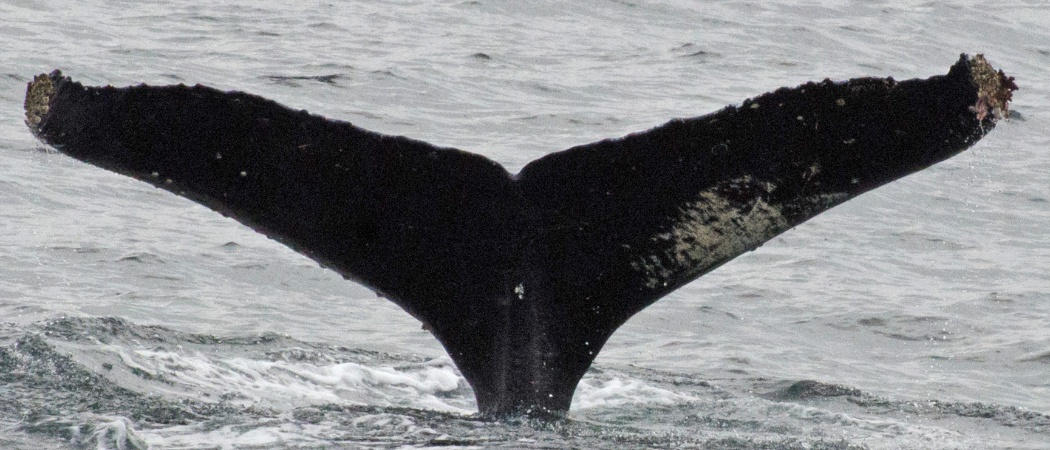
#> input picture 04_global_features/homework/whale_tail/test_image_00.jpg, 1050 x 450 px; its folder holds 4 pictures in this run
$ jupyter execute --allow-errors homework_4.ipynb
#> lines starting #> are read from the running program, lines starting #| are printed output that depends on the picture; after the words box and inside, x2 and y2 are one past the last pixel; in counts of white or black regions, pixels touching at a corner belong together
# Homework 4

[cell 1]
import cv2
import skimage
import numpy as np
import matplotlib.pyplot as plt

# Задача №1 - Хвост кита

Не так давно на kaggle было соревнование по классификации горбатых китов по снимках их хвостов. Одним из приемов для улучшения работы нейронной сети было выделение маски хвоста. Затем по этой маске вырезался хвост на исходном изображенииа, нормировался, отображался на черный фон и подавался нейронной сети на вход.

Ваша задача - написать программу, которая совершут предобработку картинки, писанную выше. Т.е. найти маску хвоста, по маске вырезать из исходного изображения хвост, нормировать изображение хвоста так, чтобы оно всегда имело один заданный размер равномерно занимало место, то есть если хвост был повернут, его нужно выпрямить.

Изображения хвостов находятся в приложении к этому занятию.

<table><tr>
    <td>  </td>
    <td>  </td>
    <td>  </td>
</tr></table>

[cell 2]
path = "whale_tail/test_image_"
whale_tails = []
for i in range(13):
    img = cv2.imread(path+str(i).zfill(2)+".jpg")
#> img is the input picture: shape (450, 1050, 3); mean B, G, R 136.4, 133.8, 132.3
    if img is None:
        continue
    img = cv2.cvtColor(img, cv2.COLOR_BGR2GRAY)
#> img: shape (450, 1050)
#> pass 3 of the loop `for i in range(13):`:
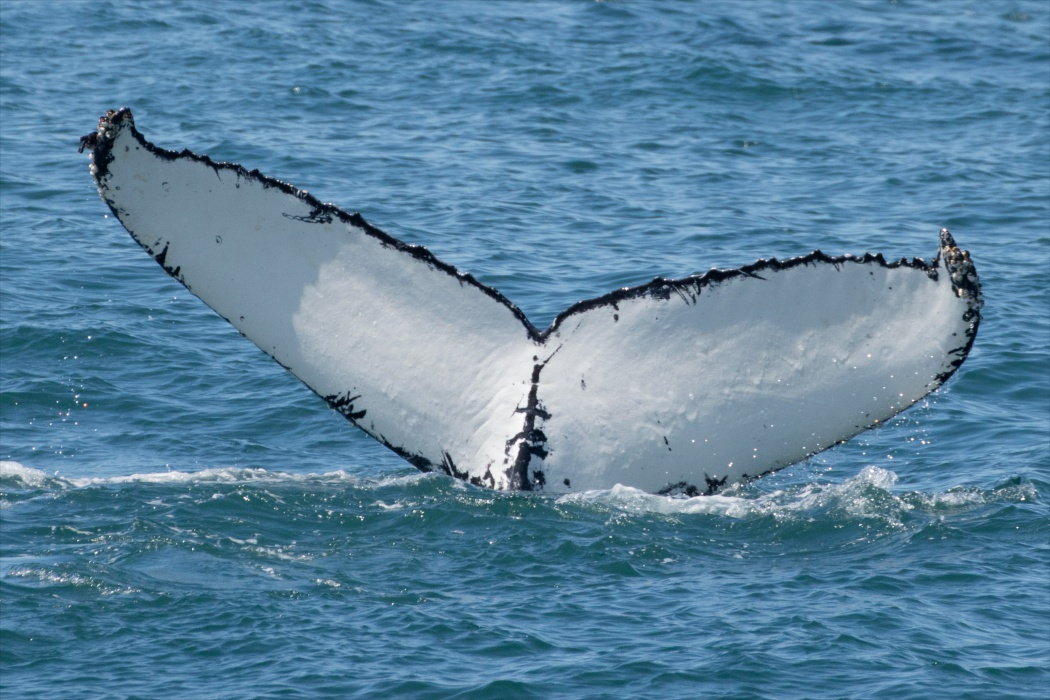
#> input picture 04_global_features/homework/whale_tail/test_image_02.jpg, 1050 x 700 px
#> img is the input picture: shape (700, 1050, 3); mean B, G, R 158.4, 131, 90.2
#> `img = cv2.cvtColor(img, cv2.COLOR_BGR2GRAY)`:
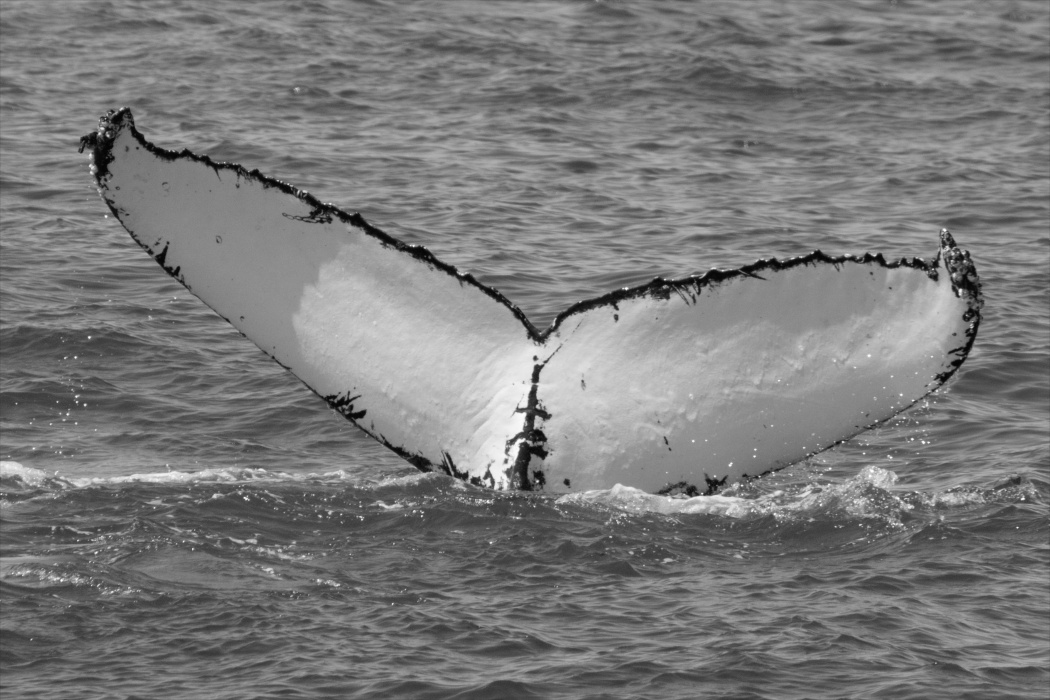
#> img: shape (700, 1050); min 2, max 253, mean 121.9
#> the loop made 13 passes; the first 3 are shown
    whale_tails += [img]

[cell 3]
fig, ax = plt.subplots(len(whale_tails), 1, figsize=(len(whale_tails)*5, 20))

for i in range(len(whale_tails)):
    ax[i].imshow(whale_tails[i])
    ax[i].set_axis_off()
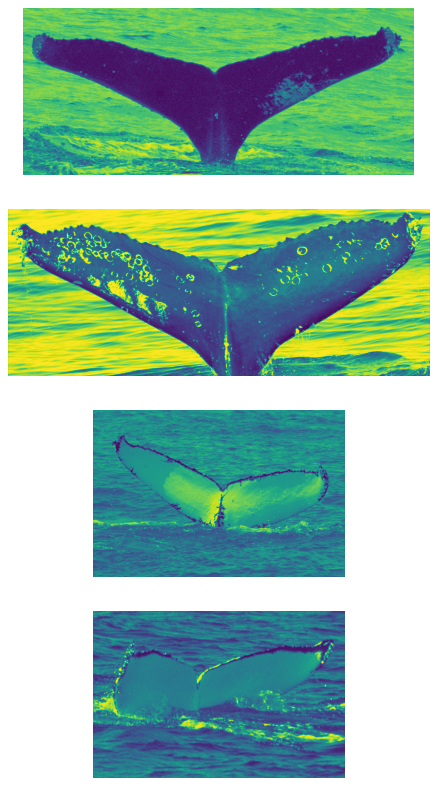
#> figure drawn by matplotlib, 4 panels

### Размышления о подходе
- Сразу скажу, что все изображения я `обрабатывал руками`
- Поворачивать изображения я не стал. Объясняю это тем, что после сегментации, даже скрученные изображения выглядят как изображения сфотографированные в фас.
- Принял решение постараться более аккуратно выделить сами хвосты. В наборе данных были совсем приятные изображеия, несколько кривоватых и два изображения, на которых хвост по цвету почти сливается с водой.
- Мой подход целиком был завязан на изучении распределении цвета на изображении. Я брал гистограммы и принимал решение какие места занулять, а какие выделить. В нескольких изображениях получилось хорошо выделить границы, но не внутренности самих хвостов. В таких изображениях я старался путем нескольких размытий, открытий и других морфологических операций выделить +- хвост.
- Процесс можно автоматизировать в случае изображений с двумя ярко выраженными модами или модой. Также изображения на которых есть широкий пик и небольшой пик, потенциально могут быть обработанны: оставляем только малый пик, в ожидании, что это будут границы хвостов, делаем серию морфологических операций, заливаем изображение внутри контура. Параметры для морфологических операций должны быть полученны на большем числе изображений, для лучшего преобразования большей части картинок.

### Obvious examples
Those are: 0, 1, 4, 6, 7, 8, 10

[cell 4]
def obvious_pics_preproc(img, lower_bound=0, upper_bound=255, show_hist=False):
#> called with lower_bound = 0, upper_bound = 45, show_hist = False
    tail = img
    if show_hist:
        plt.plot(cv2.calcHist([tail.ravel()], [0], None, [256], [0, 256]))
        plt.show()
    new_tail = tail.copy()
    new_tail[new_tail > upper_bound] = 0
    new_tail[new_tail < lower_bound] = 0
    new_tail[new_tail != 0] = 255
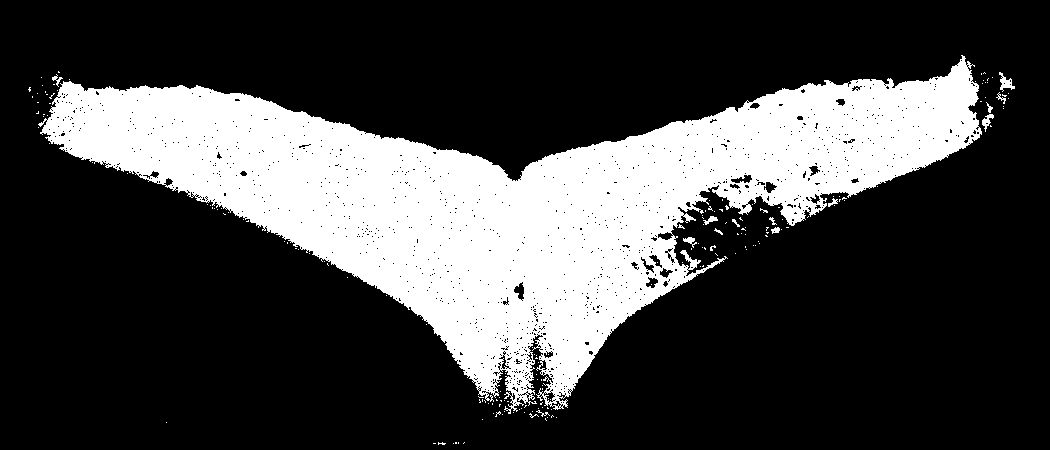
#> new_tail: shape (450, 1050); 26.4% white; 181 white regions (167 under 20 px), largest, box (x1, y1, x2, y2) and area: (38, 55, 982, 414) 123832, (999, 72, 1015, 92) 136, (982, 114, 994, 132) 91
    plt.axis("off")
    plt.imshow(new_tail)

    return new_tail

[cell 5]
_ = obvious_pics_preproc(whale_tails[0], upper_bound=45)

[cell 6]
_ = obvious_pics_preproc(whale_tails[1], upper_bound=130)
#> call 2 of obvious_pics_preproc, with lower_bound = 0, upper_bound = 130, show_hist = False
#> in obvious_pics_preproc (call 2), `new_tail[new_tail != 0] = 255`:
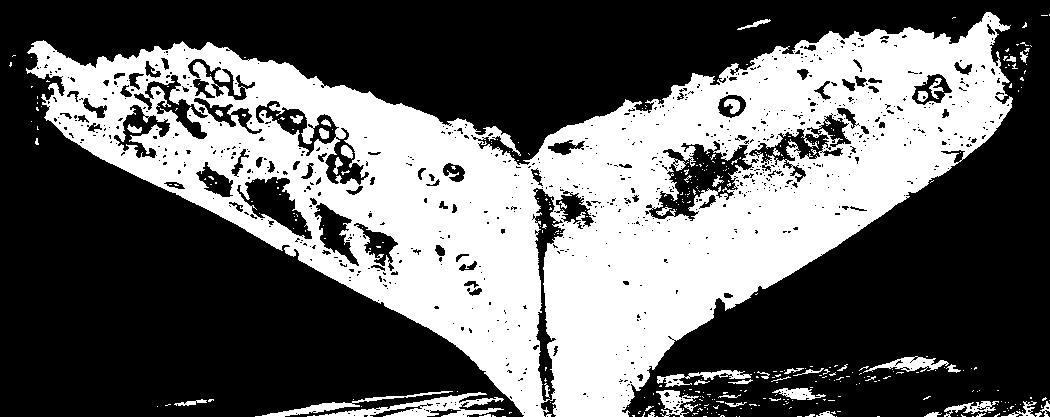
#> new_tail: shape (417, 1050); 39% white; 372 white regions (325 under 20 px), largest, box (x1, y1, x2, y2) and area: (26, 12, 1013, 417) 162230, (307, 392, 504, 417) 1768, (255, 391, 453, 417) 768

#> (a cell that did not finish here is left out)

#> (a cell that did not finish here is left out)

#> (a cell that did not finish here is left out)

#> (a cell that did not finish here is left out)

[cell 11]
countor_8 = obvious_pics_preproc(whale_tails[2], lower_bound=100, upper_bound=120)
#> call 3 of obvious_pics_preproc, with lower_bound = 100, upper_bound = 120, show_hist = False
#> in obvious_pics_preproc (call 3), `new_tail[new_tail < lower_bound] = 0`:
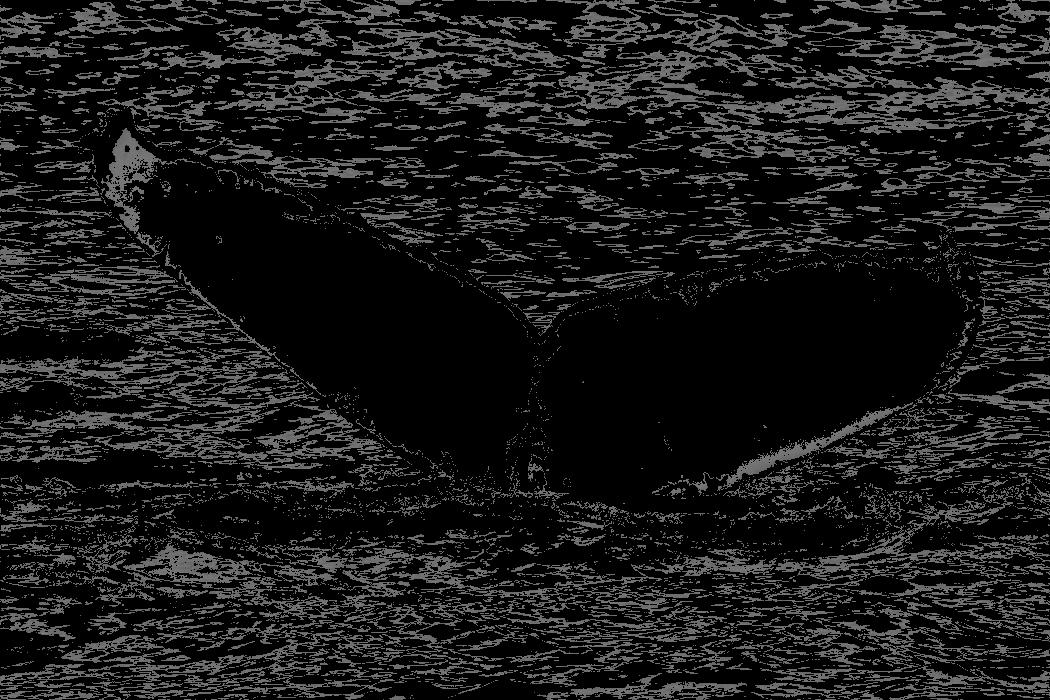
#> new_tail: shape (700, 1050); min 0, max 120, mean 25.3
#> in obvious_pics_preproc (call 3), `new_tail[new_tail != 0] = 255`:
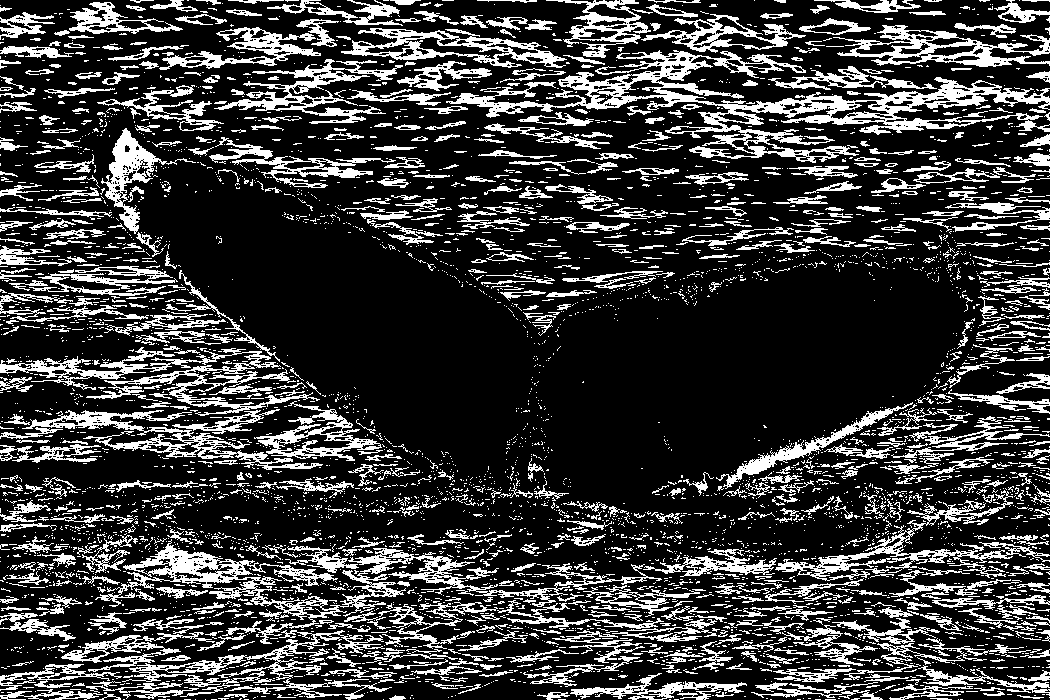
#> new_tail: shape (700, 1050); 22.9% white; 4852 white regions (4047 under 20 px), largest, box (x1, y1, x2, y2) and area: (446, 50, 1050, 163) 13901, (95, 539, 662, 644) 8543, (0, 347, 320, 416) 4809

[cell 12]
new_example = countor_8.copy()

new_example = cv2.GaussianBlur(new_example, ksize=(7, 7), sigmaX=15, sigmaY=15)
new_example = cv2.dilate(new_example, np.ones((7, 7)), iterations = 1)
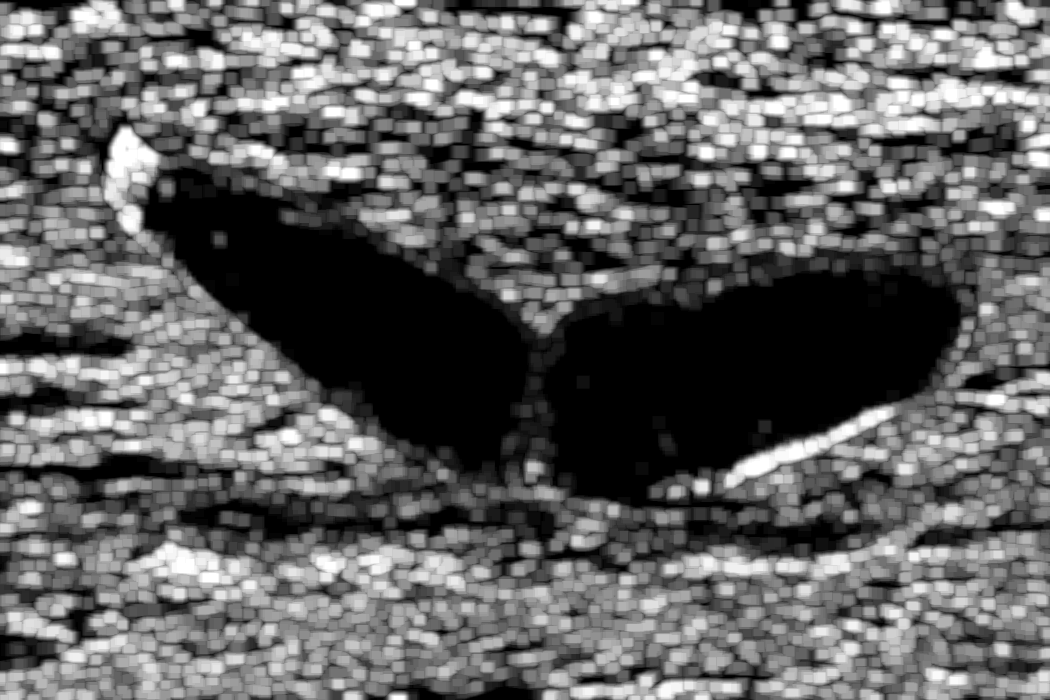
#> new_example: shape (700, 1050); min 0, max 255, mean 99.6


ret, new_example = cv2.threshold(new_example, 0, 100, cv2.THRESH_BINARY_INV)
#> new_example: shape (700, 1050); values 0 (black) and 100 (white), 16.8% white; 212 white regions (106 under 20 px), largest, box (x1, y1, x2, y2) and area: (543, 269, 959, 511) 57780, (146, 168, 528, 471) 48882, (45, 456, 181, 482) 1290
new_example = cv2.erode(new_example, np.ones((5, 5)), iterations = 1)
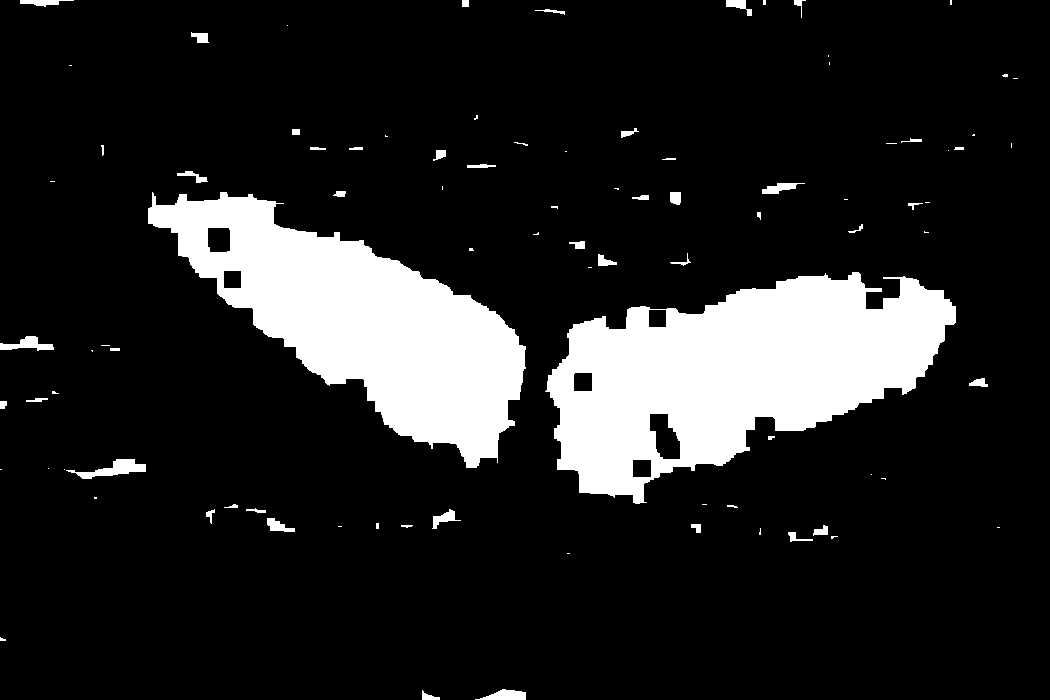
#> new_example: shape (700, 1050); values 0 (black) and 100 (white), 14.1% white; 91 white regions (42 under 20 px), largest, box (x1, y1, x2, y2) and area: (545, 272, 956, 504) 53377, (148, 192, 526, 468) 45239, (66, 459, 146, 479) 668
# new_example_hist = cv2.calcHist([new_example.ravel()], [0], None, [256], [0, 256])

plt.figure(figsize=(6, 4))
plt.imshow(new_example)
